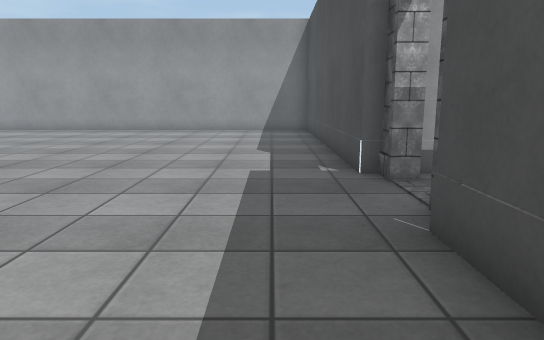
View 1 (above)

16 first-person views from a walk through a Unity game level. The camera is 1.2 m above the floor, tilts 10° down and sees 70° across. The floor is counted in squares, 1 m on a side. Each view is taken from the middle of a square. On the plan, view 1 faces up. The plan holds only what a view shows up to about 15 squares ahead; the rest is blank. The place goes on beyond the plan. The player character is not drawn. Door leaves are left out, so doorways stand open. Some surface patterns are stand-ins.

View 2
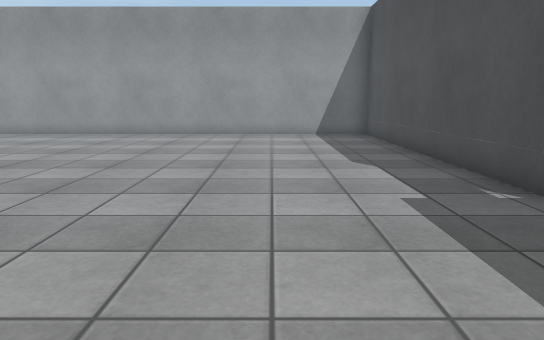

View 3
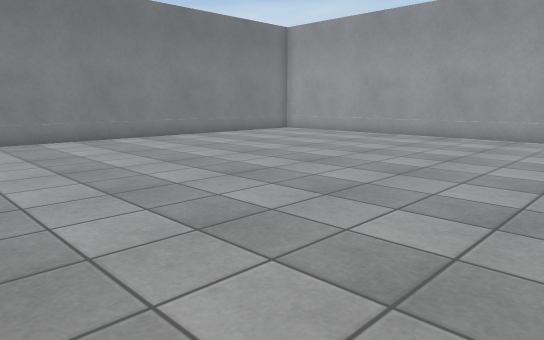

View 4
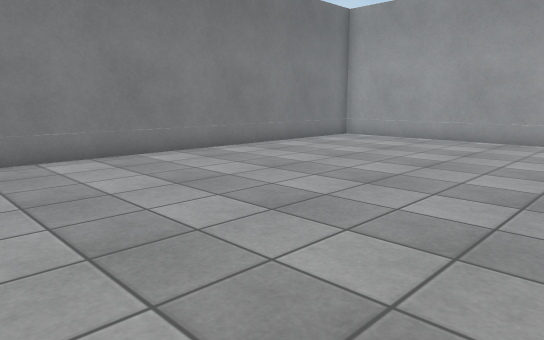

View 5
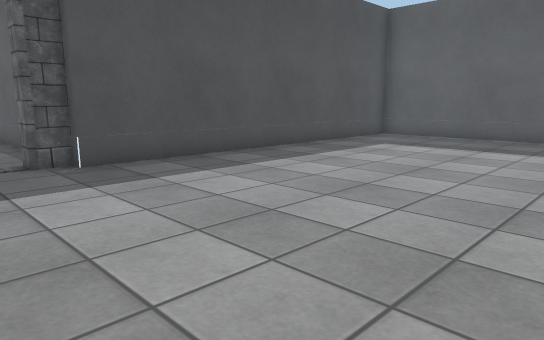

View 6
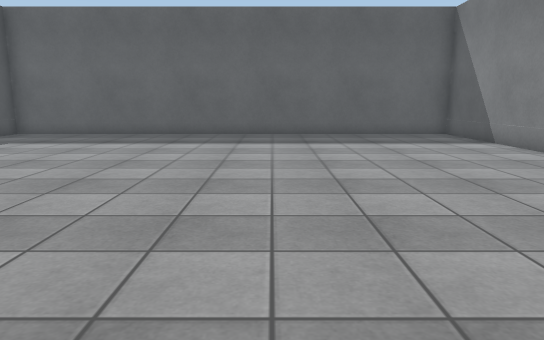

View 7
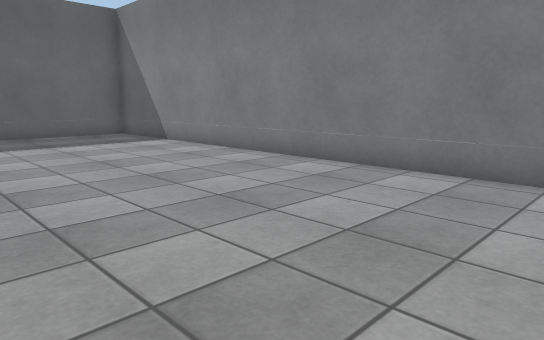

View 8
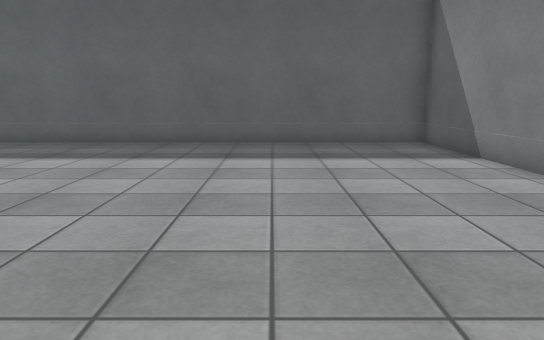

View 9
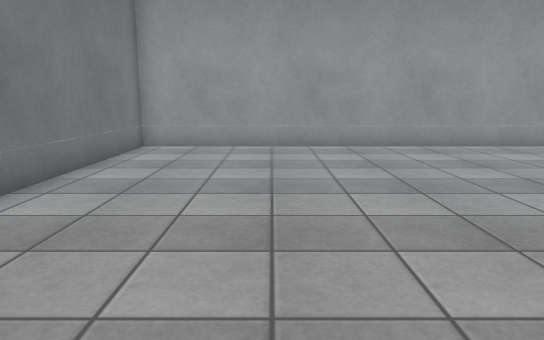

View 10
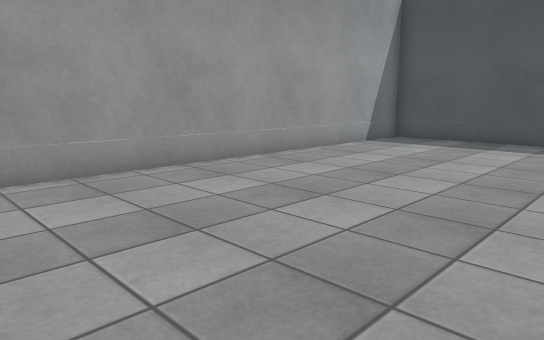

View 11
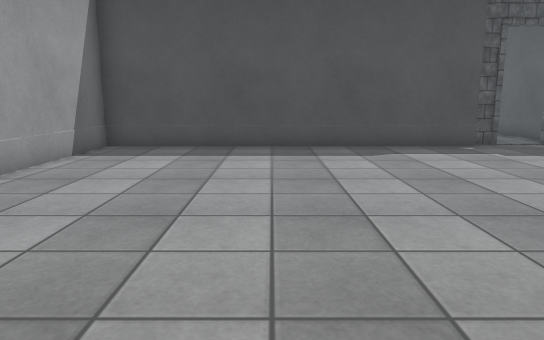

View 12
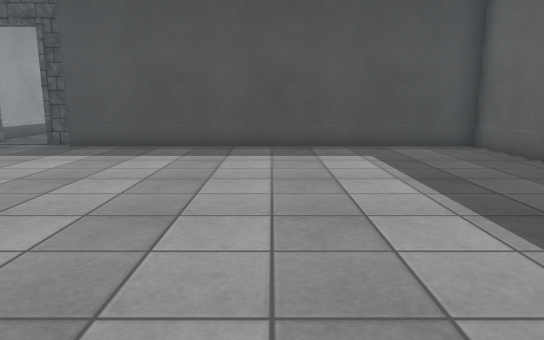

View 13
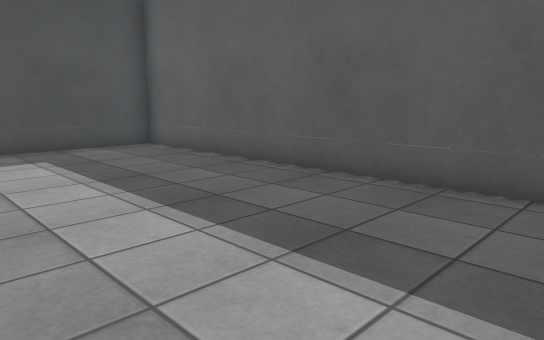

View 14
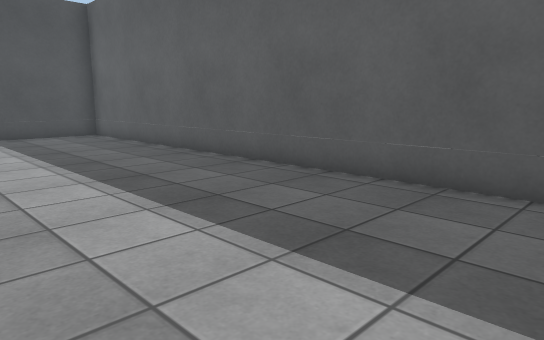

View 15
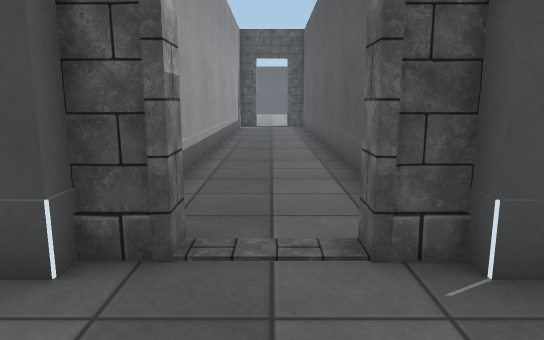

View 16
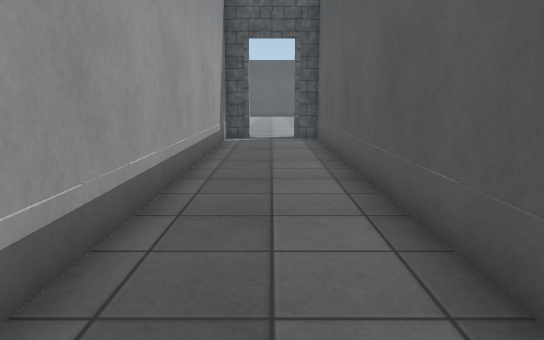

### Floor plan
Points are (right, up) in squares from view 1. A wall is a line through its corners. A room is listed if a view was taken in it or the views show most of it. See-through windows are left out.
Room 1 (views 1, 2, 3, 4, 5, 6, 7, 8, 9, 10, 11, 12, 13, 14, 15)
walls: (1.5, 6.5) (1.5, 16.5) (-14.5, 16.5) (-14.5, -7.5) (1.5, -7.5) (1.5, 3.5); (1.8, 5.7) (1.8, 6.5); (1.8, 3.5) (1.8, 4.2)
ways out: open door at (2, 5) to room 2
Room 2 (view 16)
walls: (3.2, 3.5) (17.8, 3.5) (17.8, 4.2); (17.8, 5.8) (17.8, 6.5) (2.5, 6.5)
ways out: open door at (2, 5) to room 1; open door at (18, 5)

Positions as (right, up) in squares from view 1, and headings:
1: (0, 0), facing up
2: (-2, 2), facing up
3: (-2, 3), facing up-left
4: (-6, 4), facing up-left
5: (-6, 6), facing down-right
6: (-8, 7), facing down
7: (-8, 7), facing down-left
8: (-10, 4), facing down
9: (-11, 6), facing up
10: (-11, 10), facing up-right
11: (-9, 12), facing right
12: (-9, -2), facing right
13: (-9, -2), facing down-right
14: (-13, -2), facing down-right
15: (-1, 5), facing right
16: (5, 5), facing right
